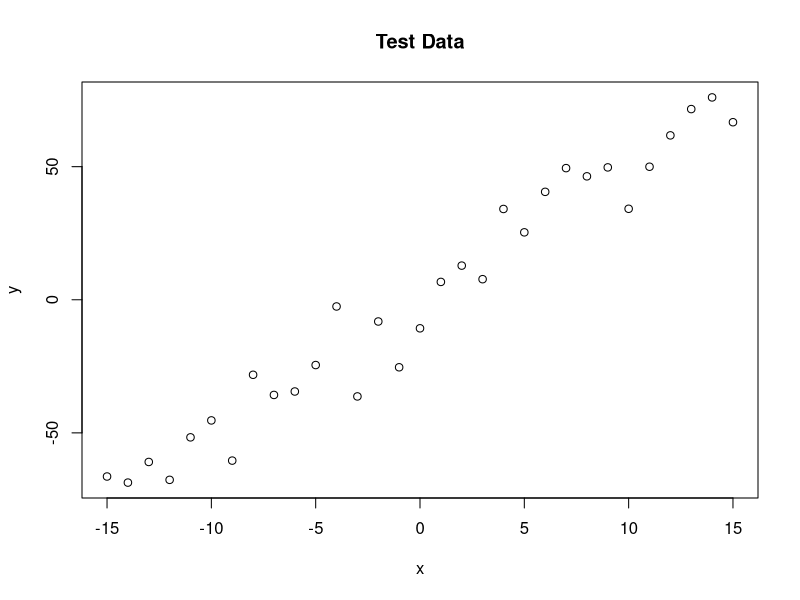
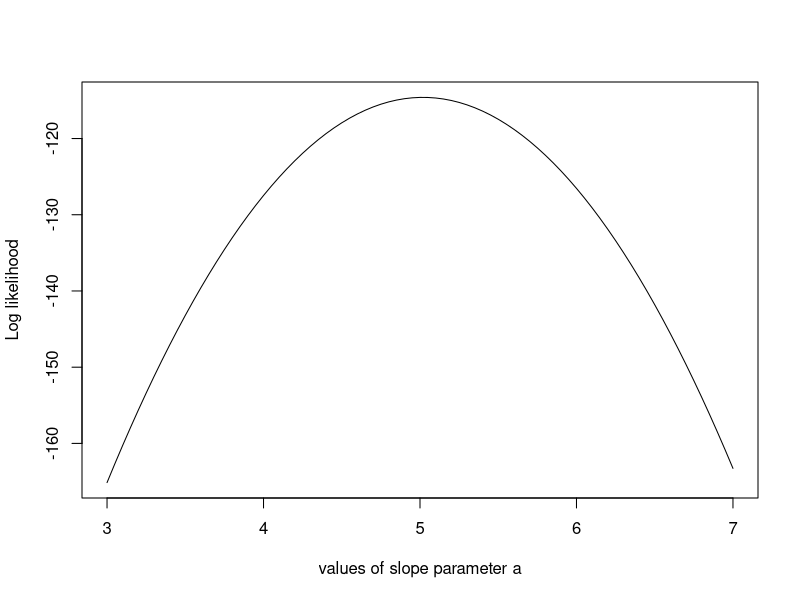
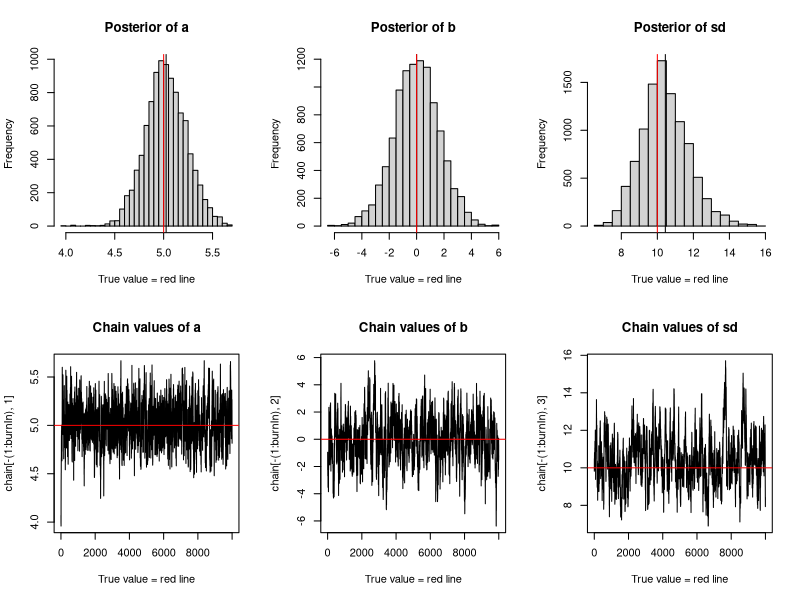

Generate these figures, in order, with R:
# https://theoreticalecology.wordpress.com/2010/09/17/metropolis-hastings-mcmc-in-r/

trueA = 5
trueB = 0
trueSd = 10
sampleSize = 31

# create independent x-values
x =(-(sampleSize-1)/2):((sampleSize-1)/2)
# create dependent values according to ax + b + N(0,sd)
y = trueA * x + trueB + rnorm(n=sampleSize,mean=0,sd=trueSd)

plot(x,y, main="Test Data")

likelihood = function(param){
  a = param[1]
  b = param[2]
  sd = param[3]

  pred = a*x + b
  # calculate the difference between predictions y = b + a*x and
  # the observed y, and then we have to look up the probability
  # densities (using dnorm) for such deviations to occur.
  singlelikelihoods = dnorm(y, mean = pred, sd = sd, log = T)
  sumll = sum(singlelikelihoods)
  return(sumll)
}

# Example: plot the likelihood profile of the slope a
slopevalues = function(x){return(likelihood(c(x, trueB, trueSd)))}
slopelikelihoods = lapply(seq(3, 7, by=.05), slopevalues )
plot (seq(3, 7, by=.05), slopelikelihoods , type="l", xlab = "values of slope parameter a", ylab = "Log likelihood")


# Prior distribution
prior = function(param){
  a = param[1]
  b = param[2]
  sd = param[3]
  aprior = dunif(a, min=0, max=10, log = T)
  bprior = dnorm(b, sd = 5, log = T)
  sdprior = dunif(sd, min=0, max=30, log = T)
  return(aprior+bprior+sdprior)
}

posterior = function(param){
  return (likelihood(param) + prior(param)) # logs
}


######## Metropolis algorithm ################

proposalfunction = function(param){
  return(rnorm(3,mean = param, sd= c(0.1,0.5,0.3)))
}

run_metropolis_MCMC = function(startvalue, iterations){
  chain = array(dim = c(iterations+1,3))
  chain[1,] = startvalue
  for (i in 1:iterations){
    proposal = proposalfunction(chain[i,])

    probab = exp(posterior(proposal) - posterior(chain[i,]))
    if (runif(1) < probab){
      chain[i+1,] = proposal
    }else{
      chain[i+1,] = chain[i,]
    }
  }
  return(chain)
}

startvalue = c(4,0,10)
chain = run_metropolis_MCMC(startvalue, 10000)

burnIn = 0
acceptance = 1-mean(duplicated(chain[-(1:burnIn),]))


### Summary: #######################

par(mfrow = c(2,3))
hist(chain[-(1:burnIn),1],nclass=30, , main="Posterior of a", xlab="True value = red line" )
abline(v = mean(chain[-(1:burnIn),1]))
abline(v = trueA, col="red" )
hist(chain[-(1:burnIn),2],nclass=30, main="Posterior of b", xlab="True value = red line")
abline(v = mean(chain[-(1:burnIn),2]))
abline(v = trueB, col="red" )
hist(chain[-(1:burnIn),3],nclass=30, main="Posterior of sd", xlab="True value = red line")
abline(v = mean(chain[-(1:burnIn),3]) )
abline(v = trueSd, col="red" )
plot(chain[-(1:burnIn),1], type = "l", xlab="True value = red line" , main = "Chain values of a", )
abline(h = trueA, col="red" )
plot(chain[-(1:burnIn),2], type = "l", xlab="True value = red line" , main = "Chain values of b", )
abline(h = trueB, col="red" )
plot(chain[-(1:burnIn),3], type = "l", xlab="True value = red line" , main = "Chain values of sd", )
abline(h = trueSd, col="red" )

# for comparison:
summary(lm(y~x))
